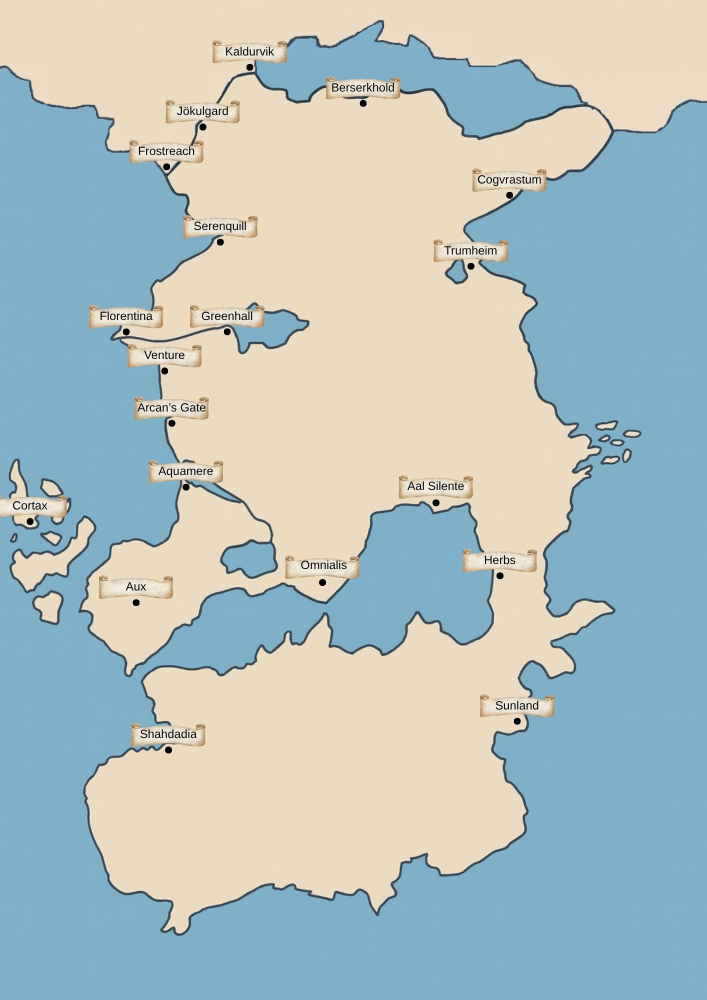
#> input picture harita/carya_haritasi_etiketli_eski.jpg, 1414 x 2000 px (shown at 1/2 size)
$ python harita_kasabalar.py
#> lines starting #> are read from the running program, lines starting #| are printed output that depends on the picture
#!/usr/bin/env python3
"""Etiketli Carya haritasina imparatorluk kasabalarini isler.

Kaynak: harita/carya_haritasi_etiketli_eski.jpg (kasabasiz orijinal, yedek; degistirilmez)
Cikti:  harita/carya_haritasi_etiketli.jpg

Kasabalar, metin/imparatorluk/kasabalar.md'deki anlatimlara gore bagli olduklari
buyuksehrin yakinina yerlestirildi. Sehirlerden ayirt edilsinler diye kucuk ici bos
daire ve parsomen kenarli kucuk italik yazi ile cizilir. Konum degistirmek icin
KASABALAR listesini duzenleyip betigi yeniden calistirin.

Gerekli: Pillow.
"""
import os

from PIL import Image, ImageDraw, ImageFont

KOK = os.path.dirname(os.path.dirname(os.path.abspath(__file__)))
KAYNAK = os.path.join(KOK, "harita", "carya_haritasi_etiketli_eski.jpg")
CIKTI = os.path.join(KOK, "harita", "carya_haritasi_etiketli.jpg")
FONT = "/usr/share/fonts/truetype/liberation/LiberationSerif-BoldItalic.ttf"

KARA = (237, 222, 196)      # haritadaki kara rengi
KIYI = (52, 62, 72)         # kiyi cizgisi
YAZI = (58, 40, 24)         # kasaba adi
HALE = (244, 234, 214)      # yazinin cevresindeki parsomen kenari

# (ad, x, y, yazi yonu, gerekce)
# Sehir noktalari (1414x2000): Florentina 252,663 / Greenhall 455,663 / Venture 329,741 /
# Arcan's Gate 343,846 / Aquamere 372,974 / Serenquill 440,484
KASABALAR = [
    # Florentina
    ("Kayıtçılar", 318, 598, "l", "başkente çok yakın memur kasabası"),
    ("Son Durak", 392, 515, "r", "kuzeyden, Serenquill yolundan gelirken Florentina'dan önceki son durak"),
    ("Karnabahar", 366, 568, "r", "başkentin kuzeydoğusundaki geniş tarım arazileri"),
    ("Zevk Adası", 196, 706, "l", "Florentina açıklarında ada"),
    # Serenquill
    ("Son Kale", 412, 392, "r", "Serenquill'in kuzeye en yakın garnizonu, kuzey krallığına doğru"),
    ("Tavşanlı", 545, 465, "r", "bataklık kenarında kırsal kasaba"),
    ("Mürekkepçi", 505, 528, "r", "nehir ve bataklık kollarında mürekkep balıkçılığı"),
    # Venture
    ("Tüccar Yolu", 440, 742, "r", "Venture'a kara yoluyla gelen kervanların son durağı, iç bölgede"),
    ("Mavi Koru", 578, 690, "r", "göl kıyısı ile orman hattının kesişimi (Greenhall ormanlarına bakan göl)"),
    ("Kara Liman", 314, 778, "l", "Venture'ın güneyinde kıyıda liman"),
    ("Kuştepe", 560, 790, "r", "iç bölgede yüksek yamaç ve maden damarları"),
    # Arcan's Gate
    ("Mühürpazar", 432, 822, "r", "şehrin hemen yanında büyülü eşya pazarı"),
    ("Yeşilcam", 452, 882, "r", "şehrin doğusundaki seralar ve tarlalar"),
    # Aquamere
    ("Berevin", 398, 1046, "r", "Aquamere'in güney hattında, Arcan's Gate'e de erzak taşıyan tarım kasabası"),
]

# Zevk Adasi icin kucuk bir ada (haritada adasi yok)
ADA = [(178, 700), (186, 692), (199, 690), (211, 695), (216, 704), (212, 714), (200, 720), (186, 718), (179, 710)]


def main():
    im = Image.open(KAYNAK).convert("RGB")
#> im is the input picture: PIL image 1414x2000 RGB; mean R, G, B 177.9, 193.2, 193.2
    d = ImageDraw.Draw(im)
    d.polygon(ADA, fill=KARA)
    d.line(ADA + [ADA[0]], fill=KIYI, width=4, joint="curve")

    font = ImageFont.truetype(FONT, 17)
    r = 6
    for ad, x, y, yon, _ in KASABALAR:
        d.ellipse((x - r, y - r, x + r, y + r), fill=HALE, outline=(20, 20, 20), width=3)
        w = d.textlength(ad, font=font)
        tx = x + r + 6 if yon == "r" else x - r - 6 - w
        d.text((tx, y), ad, font=font, fill=YAZI, anchor="lm", stroke_width=3, stroke_fill=HALE)
#> this loop made 14 passes
#> (w, tx) on passes 1 to 12: (68.92, 237.1), (77, 404), (85.97, 378), (77.28, 106.7), (63.77, 424), (58.88, 557), (84.03, 517), (85.16, 452), (76.03, 590), (85.48, 216.5), (55.72, 572), (88.8, 444)
    im.save(CIKTI, quality=90, optimize=True)
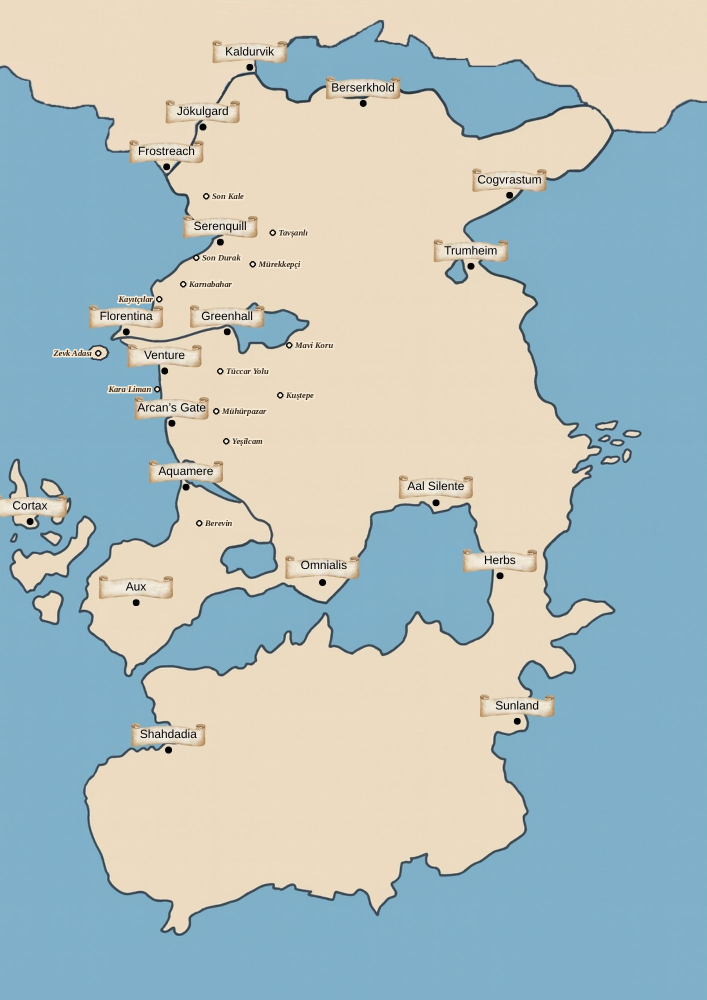
#> saved as carya_haritasi_etiketli.jpg: PIL image 1414x2000 RGB (shown at 1/2 size); mean R, G, B 177.7, 193, 192.9
    print(f"{len(KASABALAR)} kasaba islendi -> {os.path.relpath(CIKTI, KOK)}")


if __name__ == "__main__":
    main()

$ run again, with harita/carya_haritasi_bos.png saved as harita/carya_haritasi_etiketli_eski.jpg
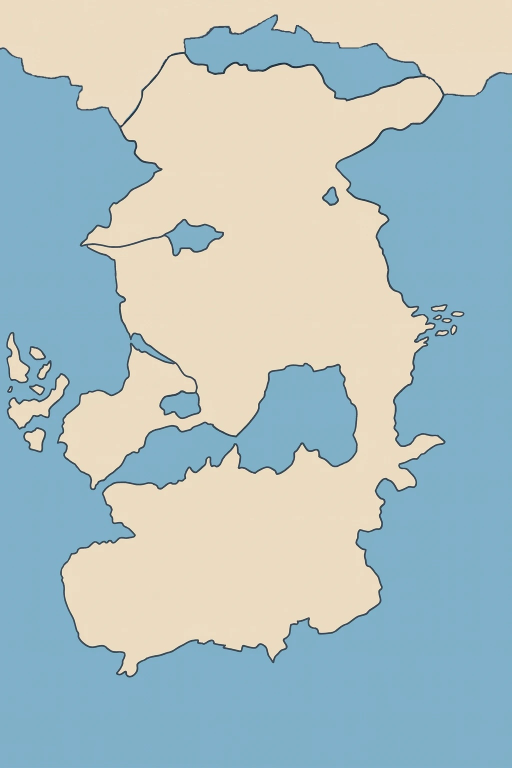
#> input picture harita/carya_haritasi_bos.png, 1024 x 1536 px (shown at 1/2 size)
#> in main, im is the input picture: PIL image 1024x1536 RGB; mean R, G, B 174.9, 193.2, 194.8
#> the loop in main, `for ad, x, y, yon, _ in KASABALAR:` made 14 passes
#> (w, tx) on passes 1 to 8: (68.92, 237.1), (77, 404), (85.97, 378), (77.28, 106.7), (63.77, 424), (58.88, 557), (84.03, 517), (85.16, 452)
#> in main, `im.save(CIKTI, quality=90, optimize=True)`:
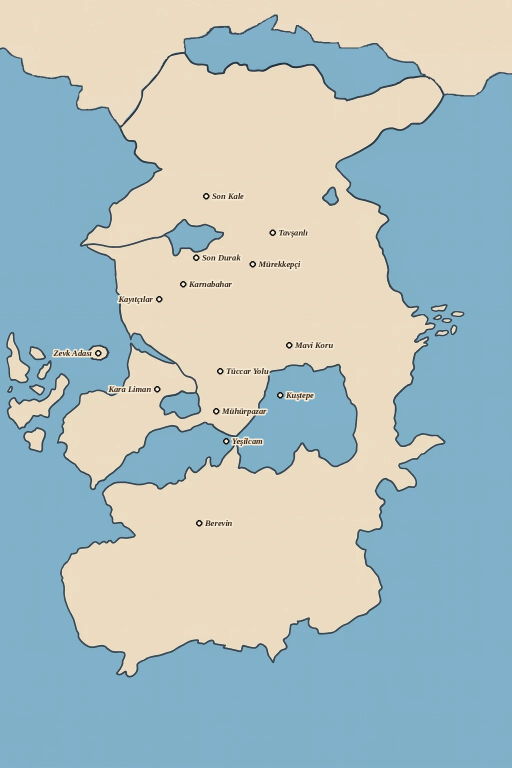
#> saved as carya_haritasi_etiketli.jpg: PIL image 1024x1536 RGB (shown at 1/2 size); mean R, G, B 174.6, 192.8, 194.3
